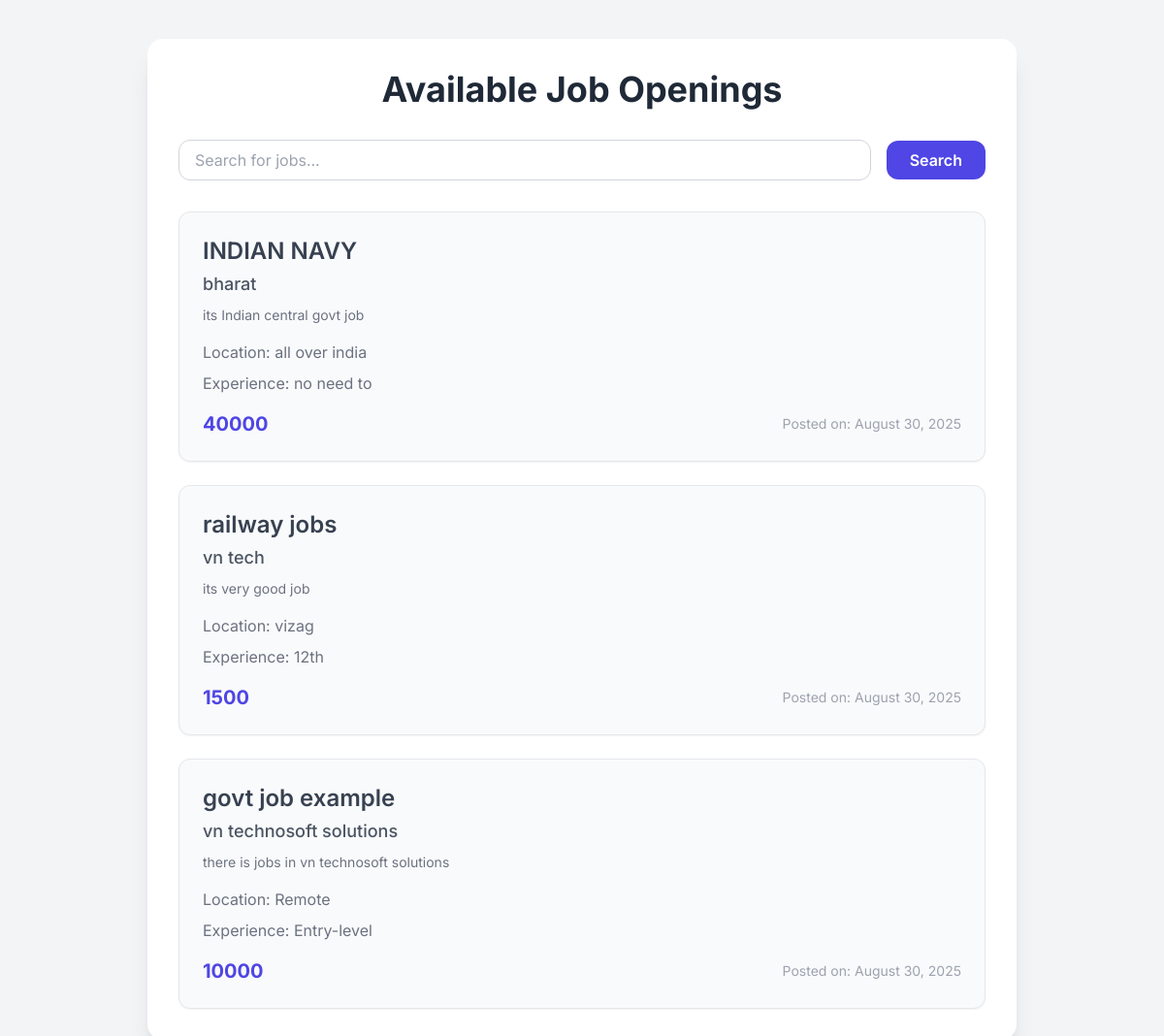
The page / on the database its author committed.
### jobs/models.py (models this page shows, shortened)
class Job(models.Model):
    title = models.CharField(max_length=200)
    company = models.CharField(max_length=200)
    description = models.TextField()
    salary = models.CharField(max_length=100) # Using CharField to allow for ranges like "$50k - $60k"
    location = models.CharField(max_length=200, default='Remote')
    experience_level = models.CharField(max_length=100, default='Entry-level')
    created_at = models.DateTimeField(auto_now_add=True)

### jobs/views.py (the view)
# urls.py: path('', views.home, name='home'),
def home(request):
    jobs = Job.objects.all().order_by('-created_at')
    context = {
        'jobs': jobs
    }
    return render(request, 'jobs/home.html', context)

### jobs/templates/jobs/home.html (shortened to what this page needs)
<!DOCTYPE html>
<html lang="en">
<head>
    <script src="https://cdn.tailwindcss.com"></script>
</head>
<body class="bg-gray-100 flex items-center justify-center min-h-screen">
    <div class="container mx-auto p-6 md:p-10">
        <div class="bg-white rounded-2xl shadow-xl p-8 max-w-4xl mx-auto">
            <h1 class="text-4xl font-bold text-gray-800 mb-8 text-center">Available Job Openings</h1>
            <form action="{% url 'search_results' %}" method="get" class="mb-8">
                <div class="flex items-center space-x-4">
                    <input type="text" name="q" placeholder="Search for jobs..."
                           class="flex-grow rounded-xl border border-gray-300 px-4 py-2 focus:outline-none focus:ring-2 focus:ring-indigo-500 transition-shadow duration-300">
                    <button type="submit"
                            class="bg-indigo-600 text-white rounded-xl px-6 py-2 font-semibold hover:bg-indigo-700 focus:outline-none focus:ring-2 focus:ring-offset-2 focus:ring-indigo-500 transition-colors duration-300">
                        Search
                    </button>
                </div>
            </form>
            <div class="space-y-6">
                {% if jobs %}
                    {% for job in jobs %}
                        <a href="{% url 'job_detail' job.pk %}" class="block">
                            <div class="bg-gray-50 rounded-xl p-6 shadow-sm border border-gray-200 hover:shadow-lg transition-shadow duration-300">
                                <h2 class="text-2xl font-semibold text-gray-700 mb-1">{{ job.title }}</h2>
                                <h3 class="text-lg font-medium text-gray-600 mb-2">{{ job.company }}</h3>
                                <p class="text-sm text-gray-500 mb-4">{{ job.description }}</p>
                                <p class="text-md text-gray-500 mb-2">Location: {{ job.location }}</p>
                                <p class="text-md text-gray-500 mb-4">Experience: {{ job.experience_level }}</p>
                                <div class="flex flex-col sm:flex-row justify-between items-start sm:items-center">
                                    <span class="text-xl font-bold text-indigo-600 mb-2 sm:mb-0">{{ job.salary }}</span>
                                    <span class="text-sm text-gray-400">Posted on: {{ job.created_at|date:"F d, Y" }}</span>
                                </div>
                            </div>
                        </a>
                    {% endfor %}
                {% else %}
                    <p class="text-center text-gray-500">No jobs found that match your search query.</p>
                {% endif %}
            </div>
        </div>
    </div>
</body>
</html>

### jobs/templates/jobs/home.html (style rules this page uses)
body { font-family: 'Inter', sans-serif; }

### rows shown on the page
Job: title "INDIAN NAVY", company "bharat", description "its Indian central govt job", location "all over india", experience_level "no need to", salary "40000", created_at "August 30, 2025"
Job: title "railway jobs", company "vn tech", description "its very good job", location "vizag", experience_level "12th", salary "1500", created_at "August 30, 2025"
Job: title "govt job example", company "vn technosoft solutions", description "there is jobs in vn technosoft solutions", location "Remote", experience_level "Entry-level", salary "10000", created_at "August 30, 2025"
